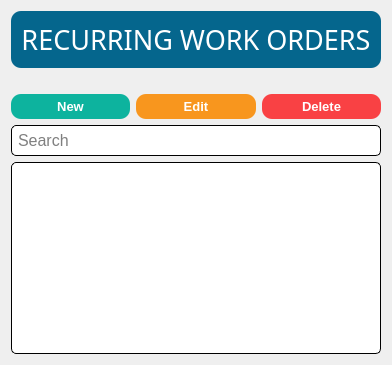
      <widget class="QWidget" name="page_recurringworkorder_listingview">
       <layout class="QGridLayout" name="gridLayout_27">
        <item row="0" column="0" colspan="3">
         <widget class="QLabel" name="label_57">
          <property name="font">
           <font>
            <family>Impact</family>
            <pointsize>20</pointsize>
           </font>
          </property>
          <property name="styleSheet">
           <string notr="true">QLabel {
	color: white;
    background-color: #05668d;
    border-style: outset;
    border-radius: 10px;
    padding: 10px;
	margin: 0px 0px 20px 0px;
}</string>
          </property>
          <property name="text">
           <string>RECURRING WORK ORDERS</string>
          </property>
          <property name="alignment">
           <set>Qt::AlignCenter</set>
          </property>
         </widget>
        </item>
        <item row="1" column="0">
         <widget class="QPushButton" name="recurringworkorder_listingview_btnNew">
          <property name="font">
           <font>
            <family>Arial</family>
            <pointsize>10</pointsize>
            <weight>75</weight>
            <bold>true</bold>
           </font>
          </property>
          <property name="cursor">
           <cursorShape>PointingHandCursor</cursorShape>
          </property>
          <property name="focusPolicy">
           <enum>Qt::NoFocus</enum>
          </property>
          <property name="styleSheet">
           <string notr="true">QPushButton {
	color: white;
    background-color: #0db39e;
    border-style: outset;
    border-radius: 10px;
    padding: 5px;
}

QPushButton:hover {
	    background-color: #16db93;
}</string>
          </property>
          <property name="text">
           <string>New</string>
          </property>
         </widget>
        </item>
        <item row="1" column="1">
         <widget class="QPushButton" name="recurringworkorder_listingview_btnEdit">
          <property name="font">
           <font>
            <family>Arial</family>
            <pointsize>10</pointsize>
            <weight>75</weight>
            <bold>true</bold>
           </font>
          </property>
          <property name="cursor">
           <cursorShape>PointingHandCursor</cursorShape>
          </property>
          <property name="focusPolicy">
           <enum>Qt::NoFocus</enum>
          </property>
          <property name="styleSheet">
           <string notr="true">QPushButton {
	color: white;
    background-color: #f8961e;
    border-style: outset;
    border-radius: 10px;
    padding: 5px;
}

QPushButton:hover {
	    background-color: #f9c74f;
}</string>
          </property>
          <property name="text">
           <string>Edit</string>
          </property>
         </widget>
        </item>
        <item row="1" column="2">
         <widget class="QPushButton" name="recurringworkorder_listingview_btnDelete">
          <property name="font">
           <font>
            <family>Arial</family>
            <pointsize>10</pointsize>
            <weight>75</weight>
            <bold>true</bold>
           </font>
          </property>
          <property name="cursor">
           <cursorShape>PointingHandCursor</cursorShape>
          </property>
          <property name="focusPolicy">
           <enum>Qt::NoFocus</enum>
          </property>
          <property name="styleSheet">
           <string notr="true">QPushButton {
	color: white;
    background-color: #f94144;
    border-style: outset;
    border-radius: 10px;
    padding: 5px;
}

QPushButton:hover {
	    background-color: #ff595e;
}</string>
          </property>
          <property name="text">
           <string>Delete</string>
          </property>
         </widget>
        </item>
        <item row="2" column="0" colspan="3">
         <widget class="QLineEdit" name="recurringworkorder_listingview_txtSearch">
          <property name="font">
           <font>
            <family>Arial</family>
            <pointsize>12</pointsize>
           </font>
          </property>
          <property name="styleSheet">
           <string notr="true">QLineEdit {
	background-color: white;
	border-style: inset;
	border-width: 1px;
	border-radius: 5px;
	border-color: black;
	padding: 4px;
}

QLineEdit:focus {
	border-width: 2px;
	border-color: #028090;
}</string>
          </property>
          <property name="placeholderText">
           <string>Search</string>
          </property>
          <property name="clearButtonEnabled">
           <bool>true</bool>
          </property>
         </widget>
        </item>
        <item row="3" column="0" colspan="3">
         <widget class="QTableWidget" name="recurringworkorder_listingview_tblRecurringWorkOrder">
          <property name="focusPolicy">
           <enum>Qt::ClickFocus</enum>
          </property>
          <property name="styleSheet">
           <string notr="true">QTableWidget {
	background-color: white;
	border-style: inset;
	border-width: 1px;
	border-radius: 5px;
	border-color: black;
	padding: 4px;
}

QTableWidget:focus {
	border-width: 2px;
	border-color: #028090;
}</string>
          </property>
          <property name="editTriggers">
           <set>QAbstractItemView::NoEditTriggers</set>
          </property>
          <property name="tabKeyNavigation">
           <bool>false</bool>
          </property>
          <property name="alternatingRowColors">
           <bool>false</bool>
          </property>
          <property name="selectionMode">
           <enum>QAbstractItemView::SingleSelection</enum>
          </property>
          <property name="selectionBehavior">
           <enum>QAbstractItemView::SelectRows</enum>
          </property>
          <property name="sortingEnabled">
           <bool>true</bool>
          </property>
          <property name="cornerButtonEnabled">
           <bool>false</bool>
          </property>
          <attribute name="horizontalHeaderStretchLastSection">
           <bool>true</bool>
          </attribute>
          <attribute name="verticalHeaderVisible">
           <bool>false</bool>
          </attribute>
         </widget>
        </item>
       </layout>
      </widget>
